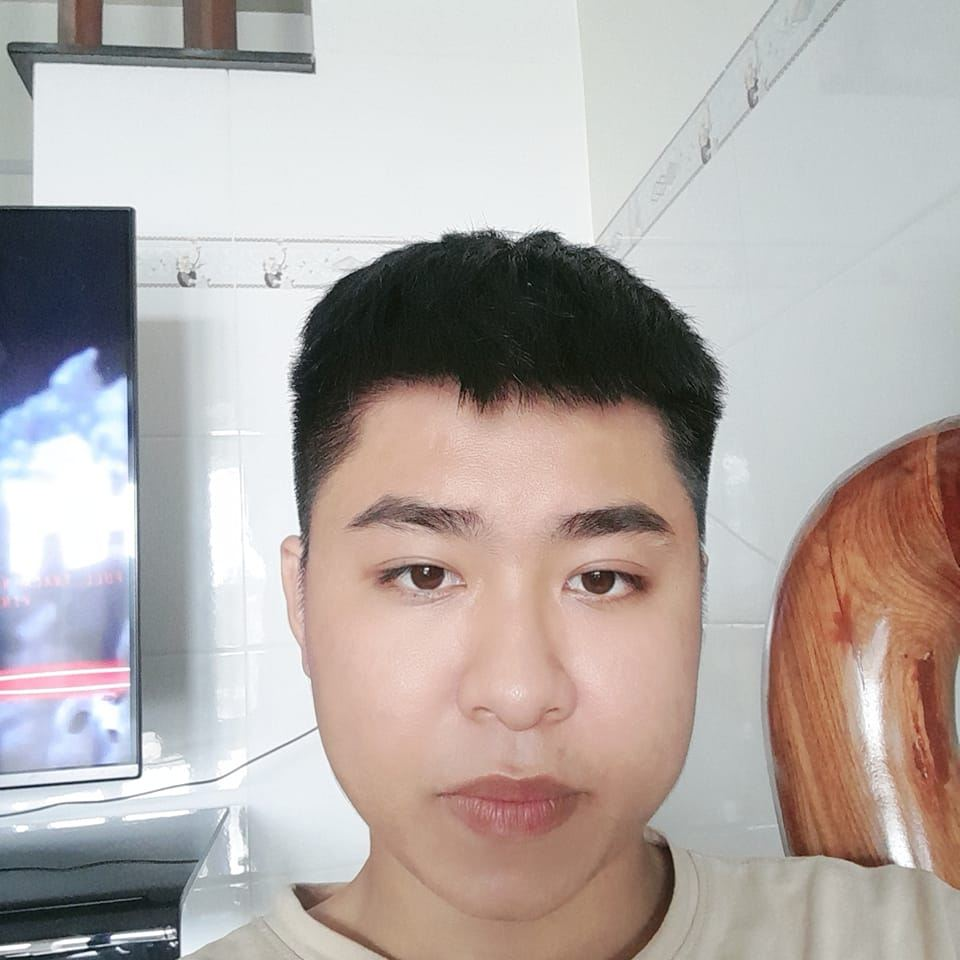
//> input picture Resources/avt.jpg, 960 x 960 px, given in place of the camera
$ ./MiniProject   (built with g++ and OpenCV 4)
//> lines starting //> are read from the running program, lines starting //| are printed output that depends on the picture; after the words box and inside, x2 and y2 are one past the last pixel; in counts of white or black regions, pixels touching at a corner belong together
//> further down, img is the input picture: 960 rows x 960 cols, CV_8UC3; mean B, G, R 166.9, 170.1, 178.4
#include <opencv2/highgui.hpp>
#include <opencv2/imgproc.hpp>
#include <opencv2/imgcodecs.hpp>
#include <iostream>
using namespace std;
using namespace cv;

//-----------------Shapes Detection-----------------//

Mat img_gray, img_Blur, img_Canny, img_Dil, img_Erode;

void getContours(Mat imgDil, Mat img) {
	vector<vector<Point>> contours;
	vector<Vec4i> hierarchy;
	string objType;
	findContours(imgDil, contours, hierarchy, RETR_EXTERNAL, CHAIN_APPROX_SIMPLE);
	//drawContours(img, contours, -1, Scalar(255, 0, 255), 10);
	for (int i = 0; i < contours.size(); i++) {
		int area = contourArea(contours[i]);
		cout << area << endl;
		vector<vector<Point>> conPoly(contours.size());
		vector<Rect> boundRect(contours.size());
		if (area > 500) {
			float peri = arcLength(contours[i], true);
			approxPolyDP(contours[i], conPoly[i], 0.02 * peri, true);

			cout << conPoly[i].size() << endl;
			boundRect[i] = boundingRect(conPoly[i]);
			int objCor = (int)conPoly[i].size();
			if (objCor == 3) { objType = "Tri"; }
			if (objCor == 4) {
				float aspRatio = (float)boundRect[i].width / boundRect[i].height;
				if (aspRatio > 0.95 && aspRatio < 1.05) {
					objType = "Square";
				}
				else {
					objType = "Rect";
				}

			}
			if (objCor > 4) { objType = "Circle"; }

			drawContours(img, conPoly, i, Scalar(255, 0, 255), 2);
			rectangle(img, boundRect[i].tl(), boundRect[i].br(), 7);
			//putText(img, objType, {boundRect[i].x+35,boundRect[i].y-5}, FONT_HERSHEY_COMPLEX, 0.75, Scalar(5, 69, 255), 1);
			putText(img, objType, boundRect[i].tl() + Point(35, -5), FONT_HERSHEY_PLAIN, 1, Scalar(5, 69, 255), 2);

		}

	}
}

void Preprocessing(Mat img) {
	cvtColor(img, img_gray, COLOR_BGR2GRAY);
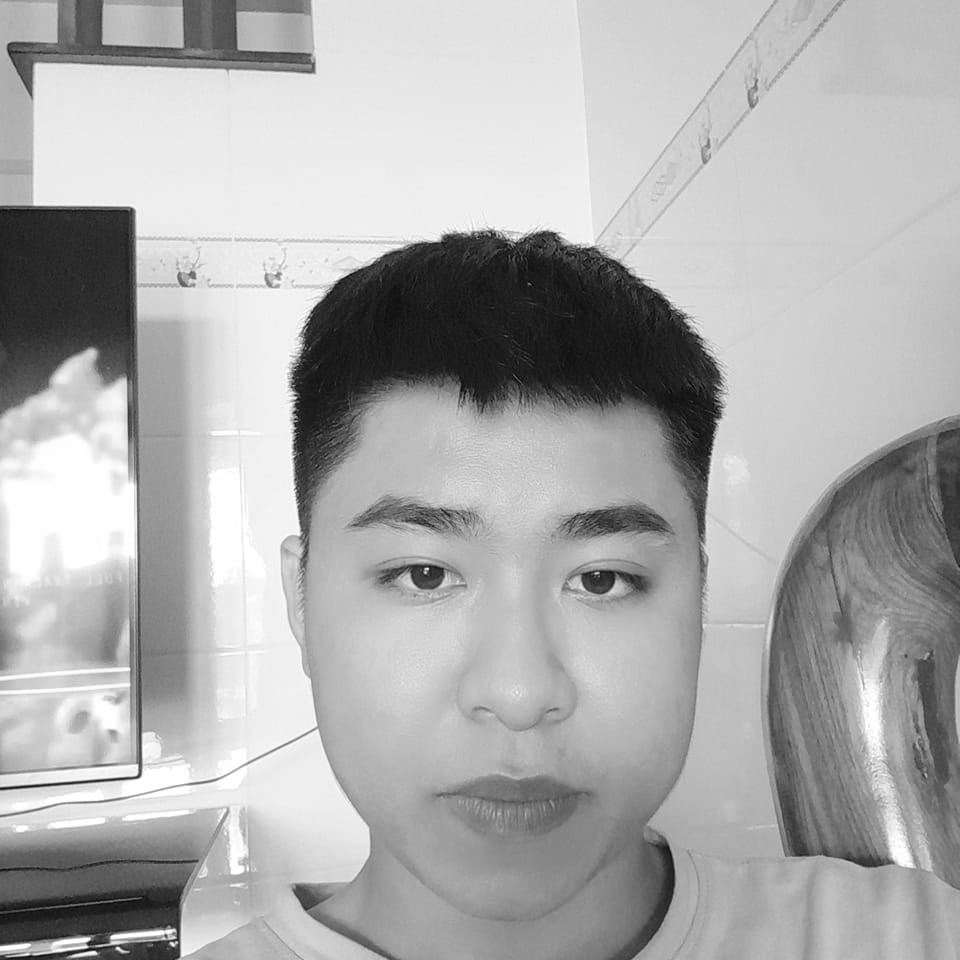
//> img_gray: 960 rows x 960 cols, CV_8UC1; min 1, max 255, mean 172.3
	GaussianBlur(img_gray, img_Blur, Size(3, 3), 2, 2);
	Canny(img_Blur, img_Canny, 50, 150);
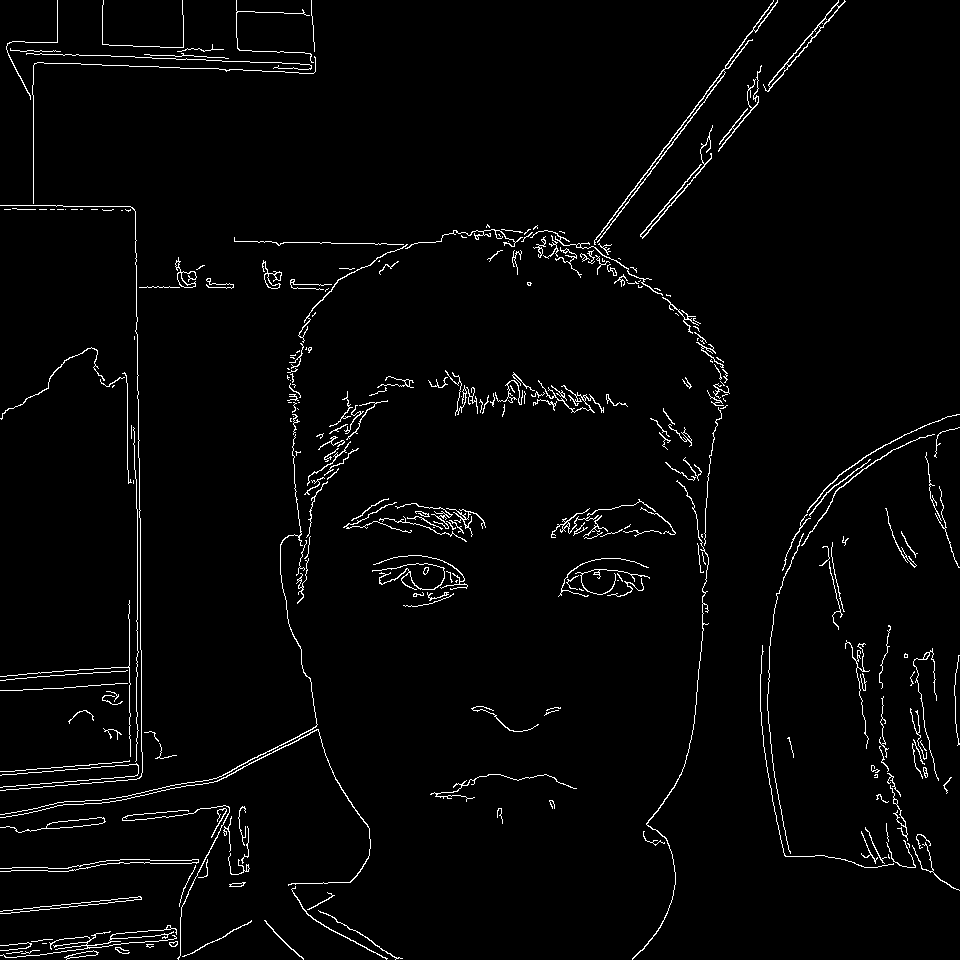
//> img_Canny: 960 rows x 960 cols, CV_8UC1; 2.5% white in thin lines or dots
	Mat kernel = getStructuringElement(MORPH_RECT, Size(3, 3));
	dilate(img_Canny, img_Dil, kernel);
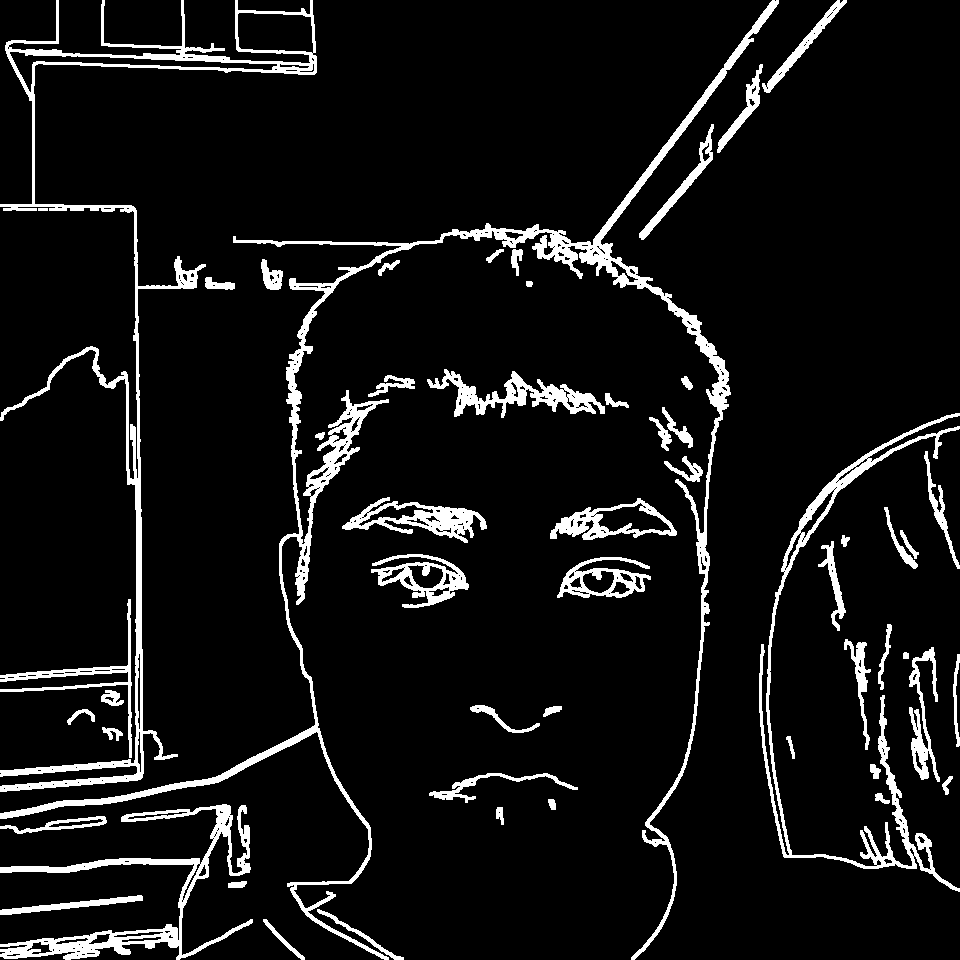
//> img_Dil: 960 rows x 960 cols, CV_8UC1; 7.9% white; 54 white regions
	getContours(img_Dil, img);
//> in getContours, `findContours(imgDil, contours, hierarchy, RETR_EXTERNAL, CHAIN_APPROX_..`: contours = 54 contours, 1 with area under 20; largest, box (x1, y1, x2, y2) and area: (0, 0, 779, 960) 17529, (0, 0, 317, 792) 14698, (0, 804, 253, 960) 6452, (759, 413, 960, 892) 5935, (342, 497, 487, 543) 2830
//> the loop in getContours, `for (int i = 0; i < contours.size(); i++)` made 54 passes
//> (area, peri, objCor) on passes 3, 5, 7, 11, 21, 22, 24, 25, 26, 27, 31, 32: (702, 304.4, 2), (620, 239.4, 3), (6452, 2056.8, 12), (640, 425.9, 8), (1262, 654.8, 9), (644, 321.3, 7), (1379, 860, 7), (2163, 418.2, 7), (2479, 566.6, 9), (541, 260.2, 11), (2828, 400.4, 8), (2829, 555.1, 9)
//> area on passes 1, 2, 4, 6, 8, 9: 194, 308, 85, 75, 54, 68
//| 194
//| 308
//| 702
//| 2
//| 85
//| 620
//| 3
//| 75
//| 6452
//| 12
//> (the first 10 of 11 printed lines)
//> (output is shown up to pass 8 of 54)
//> after the loop in getContours, `for (int i = 0; i < contours.size(); i++)`:
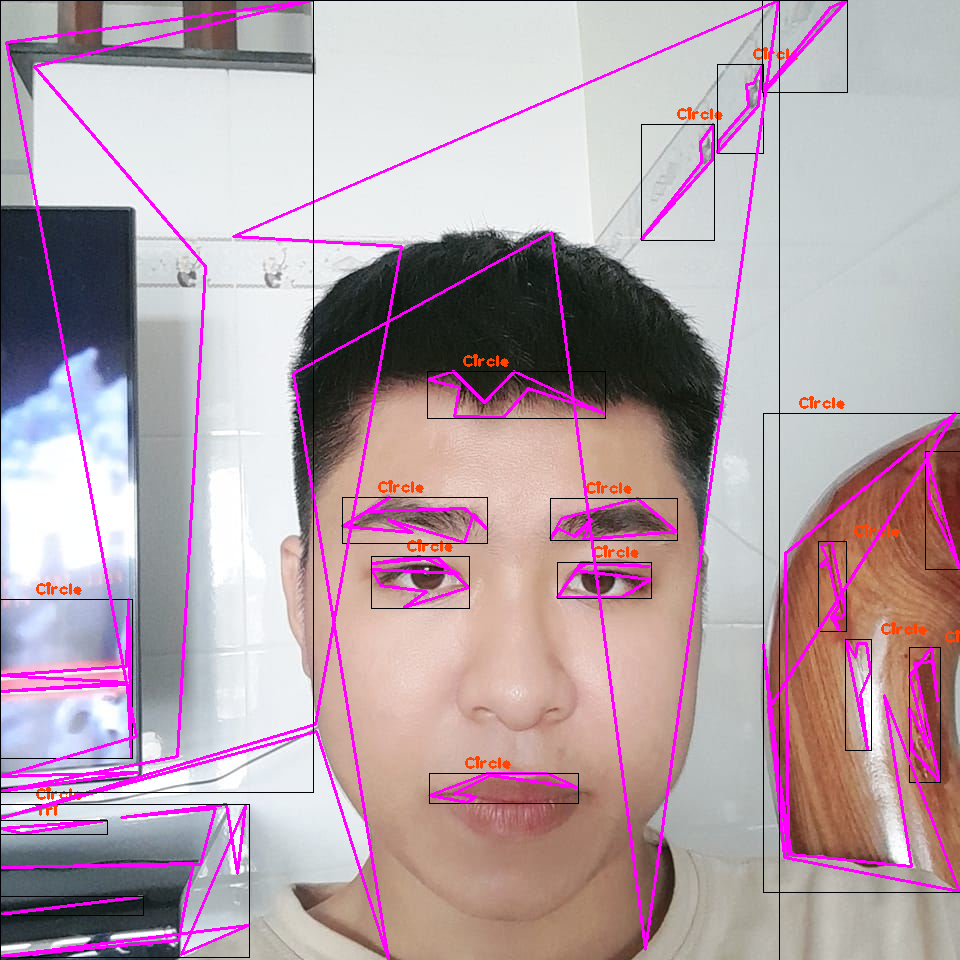
//> img: 960 rows x 960 cols, CV_8UC3; 6.22% of pixels changed, all inside (x1, y1, x2, y2) = (0, 0, 960, 960)
	imshow("img_Blur", img_Blur);
	imshow("img_Dil", img_Dil);
}
void main() {

	VideoCapture cap(0);
	Mat img;
	while (true) {
		cap.read(img);
		Preprocessing(img);
		imshow("img", img);
		char c = (char)waitKey(1);
//> the Esc key is pressed
		if (c == 27)
			break;
	}
	cap.release();
	destroyAllWindows();

	// [4 lines of commented-out code are left out]
	waitKey(0);
}

$ run again, on Resources/card.jpg
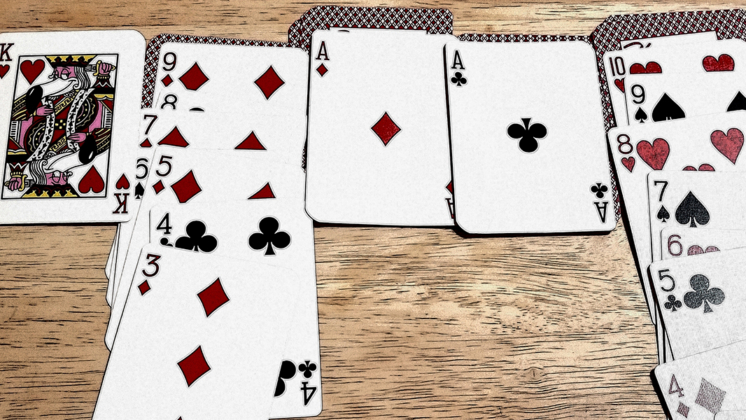
//> input picture Resources/card.jpg, 746 x 420 px, given in place of the camera
//> img is the input picture: 420 rows x 746 cols, CV_8UC3; mean B, G, R 174.2, 184.4, 197.5
//> in Preprocessing, `Canny(img_Blur, img_Canny, 50, 150);`:
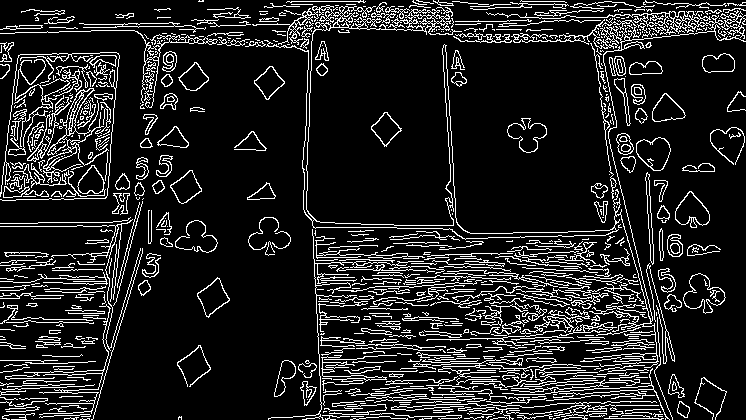
//> img_Canny: 420 rows x 746 cols, CV_8UC1; 13.4% white in thin lines or dots
//> img_Dil: 420 rows x 746 cols, CV_8UC1; 39.2% white; 61 white regions
//> contours = 56 contours, 2 with area under 20; largest, box (x1, y1, x2, y2) and area: (0, 0, 746, 420) 149482, (0, 51, 121, 202) 15634, (0, 156, 150, 420) 14163, (657, 267, 727, 315) 1730, (615, 132, 672, 174) 1558
//> the loop in getContours, `for (int i = 0; i < contours.size(); i++)` made 56 passes
//> (area, peri, objCor, aspRatio) on passes 12, 49: (814, 121, 4, 0.814), (15633, 519.6, 4, 0.793)
//> (printed output is left out)
//> after the loop in getContours, `for (int i = 0; i < contours.size(); i++)`:
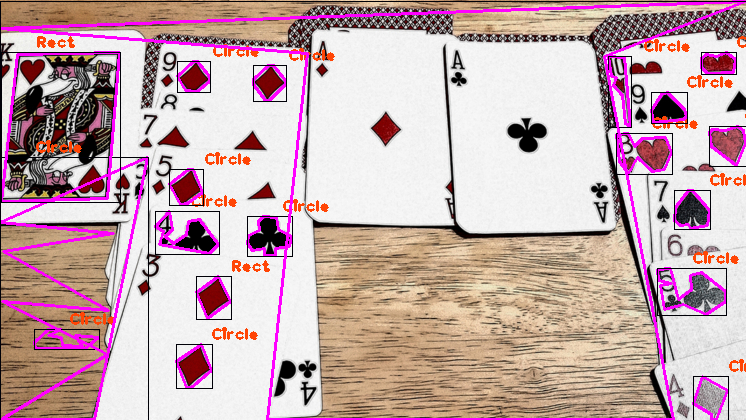
//> img: 420 rows x 746 cols, CV_8UC3; 8.12% of pixels changed, all inside (x1, y1, x2, y2) = (0, 0, 746, 420)
